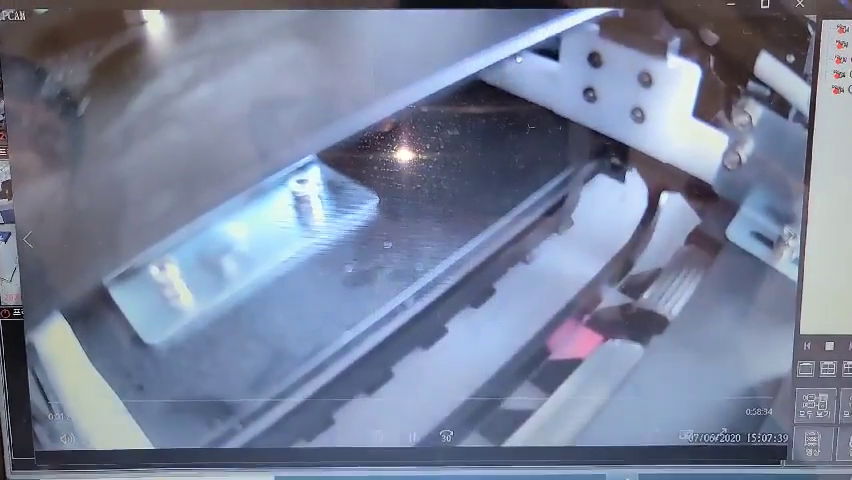
#> input picture frame 31 of Projects/논문자료/동영상자료/기존장비영상.mp4, 852 x 480 px, given in place of traffic.mp4, which was not available
$ python lecture10-3.py
#> lines starting #> are read from the running program, lines starting #| are printed output that depends on the picture; pictures that were not available may be replaced by others from this repository, and a replacement may not be noted
import cv2
import numpy as np


def display_flow(img, flow, stride=40):
    for index in np.ndindex(flow[::stride, ::stride].shape[:2]):
        pt1 = tuple(i*stride for i in index)
        delta = flow[pt1].astype(np.int32)[::-1]
        pt2 = tuple(pt1 + 10*delta)
        if 2 <= cv2.norm(delta) <= 10:
            cv2.arrowedLine(img, pt1[::-1], pt2[::-1], (0,0,255), 5, cv2.LINE_AA, 0, 0.4)


    norm_opt_flow = np.linalg.norm(flow, axis=2)
    norm_opt_flow = cv2.normalize(norm_opt_flow, None, 0, 1, cv2.NORM_MINMAX)

    cv2.imshow('optical flow', img)
    cv2.imshow('optical flow magnitude', norm_opt_flow)
    k = cv2.waitKey(1)

    if k == 27:
        return 1
    else:
        return 0

cap = cv2.VideoCapture('./traffic.mp4')
_, prev_frame = cap.read()
#> prev_frame is the input picture: shape (480, 852, 3); mean B, G, R 155.8, 131.5, 121.3

prev_frame = cv2.cvtColor(prev_frame, cv2.COLOR_BGR2GRAY)
#> prev_frame: shape (480, 852)
prev_frame = cv2.resize(prev_frame, (0,0), None, 0.5, 0.5)
#> prev_frame: shape (240, 426)
init_flow = True

while True:
    status_cap, frame = cap.read()
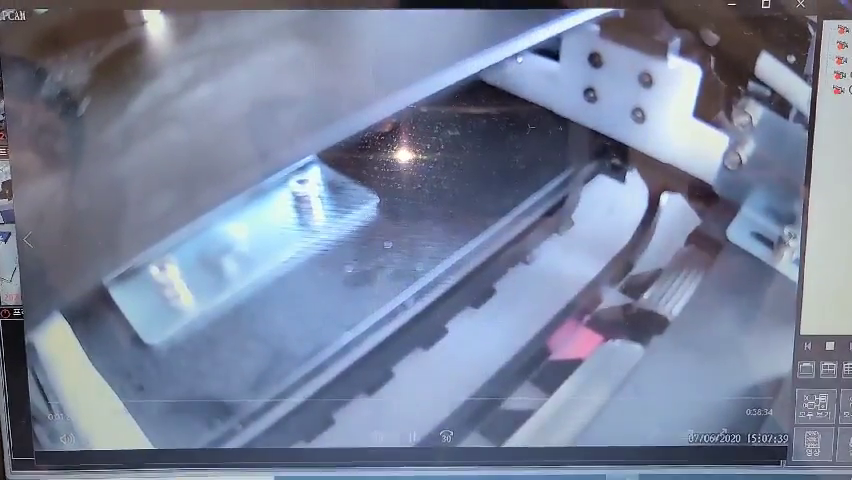
#> input picture frame 32 of Projects/논문자료/동영상자료/기존장비영상.mp4, 852 x 480 px, given in place of traffic.mp4, which was not available
#> frame is the input picture: shape (480, 852, 3); mean B, G, R 155.7, 131.4, 121.1
    frame = cv2.resize(frame, (0,0), None, 0.5,0.5)
#> frame: shape (240, 426, 3)
    if not status_cap:
        break;
    gray = cv2.cvtColor(frame, cv2.COLOR_BGR2GRAY)
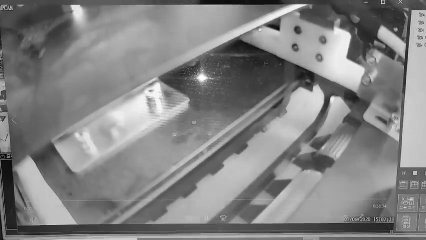
#> gray: shape (240, 426); min 5, max 254, mean 131.2

    if init_flow:
        opt_flow = cv2.calcOpticalFlowFarneback(prev_frame, gray, None, 0.5,5,13,10,5,1.1, cv2.OPTFLOW_FARNEBACK_GAUSSIAN)
        init_flow = False
    else:
        opt_flow = cv2.calcOpticalFlowFarneback(prev_frame, gray, opt_flow, 0.5,5,13,10,5,1.1, cv2.OPTFLOW_USE_INITIAL_FLOW)

    prev_frame = np.copy(gray)

    if display_flow(frame, opt_flow):
#> the loop in display_flow, `for index in np.ndindex(flow[::stride, ::stride].shape[:2]):` made 66 passes
#> (delta, pt2) on passes 2 to 13: ([0, 0], (0, 40)), ([0, 0], (0, 80)), ([0, 0], (0, 120)), ([0, 0], (0, 160)), ([0, 0], (0, 200)), ([0, -1], (0, 230)), ([0, 0], (0, 280)), ([0, 0], (0, 320)), ([0, 0], (0, 360)), ([0, 0], (0, 400)), ([0, 0], (40, 0)), ([0, 0], (40, 40))
#> pt2 on pass 1: (0, 0)
#> after the loop in display_flow, `for index in np.ndindex(flow[::stride, ::stride].shape[:2]):`:
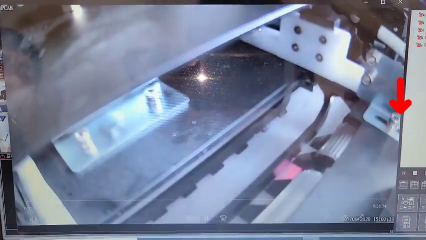
#> img: shape (240, 426, 3); mean B, G, R 155.3, 131.1, 121.8
#> in display_flow, `norm_opt_flow = np.linalg.norm(flow, axis=2)`:
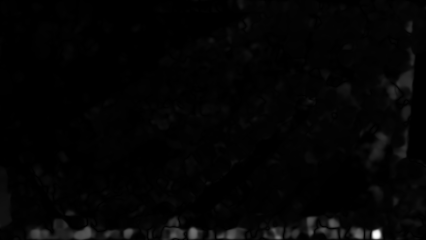
#> norm_opt_flow: shape (240, 426) float32; min 5.16e-11, max 25.11, mean 0.4; drawn with min black and max white
#> (key Esc is pressed here)
        break

cv2.destroyAllWindows()

cap.set(cv2.CAP_PROP_POS_FRAMES, 0)
_, prev_frame = cap.read()
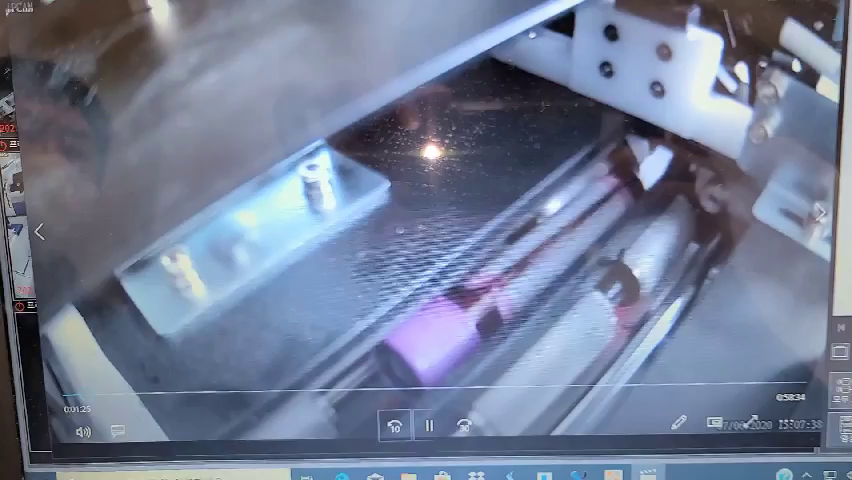
#> input picture frame 0 of Projects/논문자료/동영상자료/기존장비영상.mp4, 852 x 480 px, given in place of traffic.mp4, which was not available
#> prev_frame is the input picture: shape (480, 852, 3); mean B, G, R 150, 125.5, 114.6

prev_frame = cv2.cvtColor(prev_frame, cv2.COLOR_BGR2GRAY)
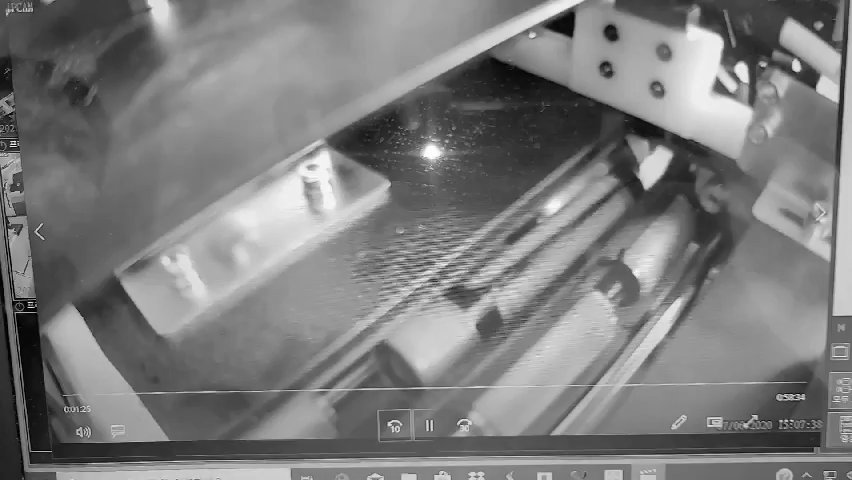
#> prev_frame: shape (480, 852); min 0, max 254, mean 125
prev_frame = cv2.resize(prev_frame, (0,0), None, 0.5,0.5)
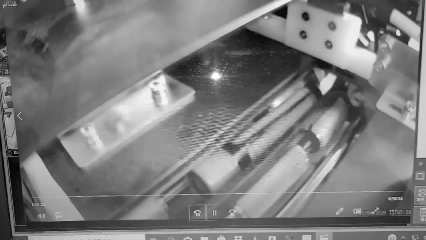
#> prev_frame: shape (240, 426); min 1, max 254, mean 125.1

#> (the run stopped early here; a loop or call above may not have finished)

$ run again, starting later in the video
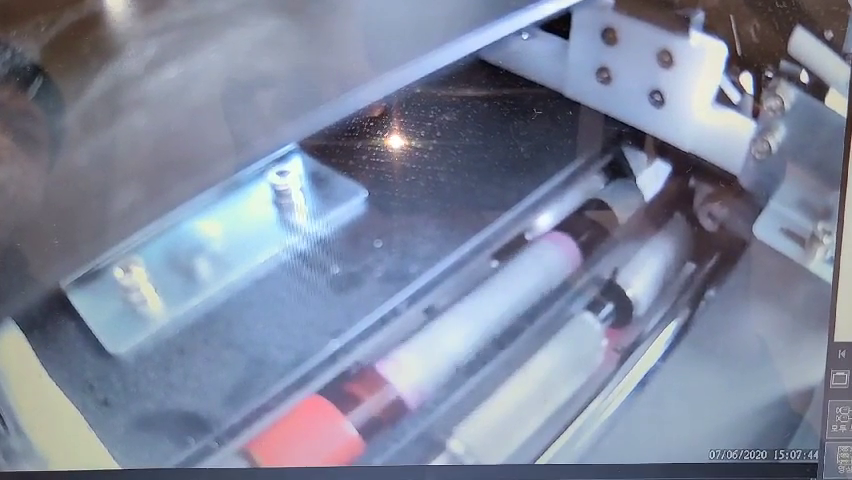
#> input picture frame 142 of Projects/논문자료/동영상자료/기존장비영상.mp4, 852 x 480 px, given in place of traffic.mp4, which was not available
#> prev_frame is the input picture: shape (480, 852, 3); mean B, G, R 157.1, 135.9, 127.8
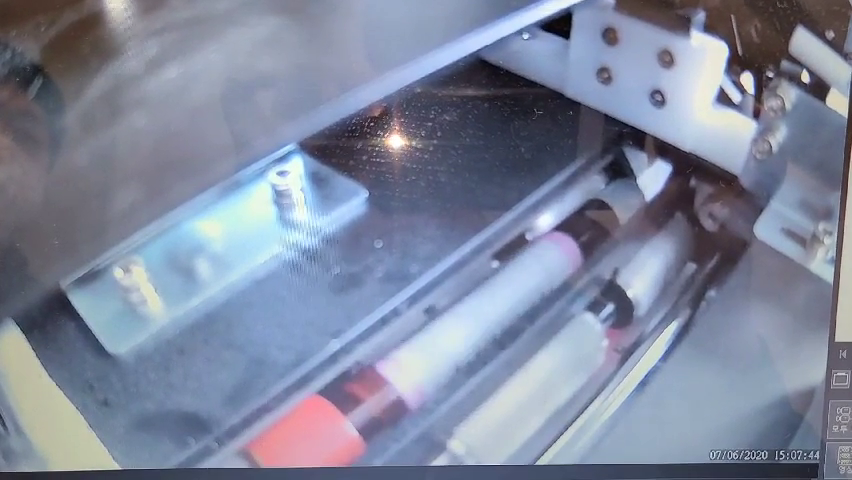
#> input picture frame 143 of Projects/논문자료/동영상자료/기존장비영상.mp4, 852 x 480 px, given in place of traffic.mp4, which was not available
#> frame is the input picture: shape (480, 852, 3); mean B, G, R 157.1, 136, 127.9
#> frame: shape (240, 426, 3)
#> the loop in display_flow, `for index in np.ndindex(flow[::stride, ::stride].shape[:2]):` made 66 passes
#> (delta, pt2) on passes 2 to 9: ([0, 0], (0, 40)), ([0, 0], (0, 80)), ([0, 0], (0, 120)), ([0, 0], (0, 160)), ([0, 0], (0, 200)), ([0, 0], (0, 240)), ([0, 0], (0, 280)), ([0, 0], (0, 320))
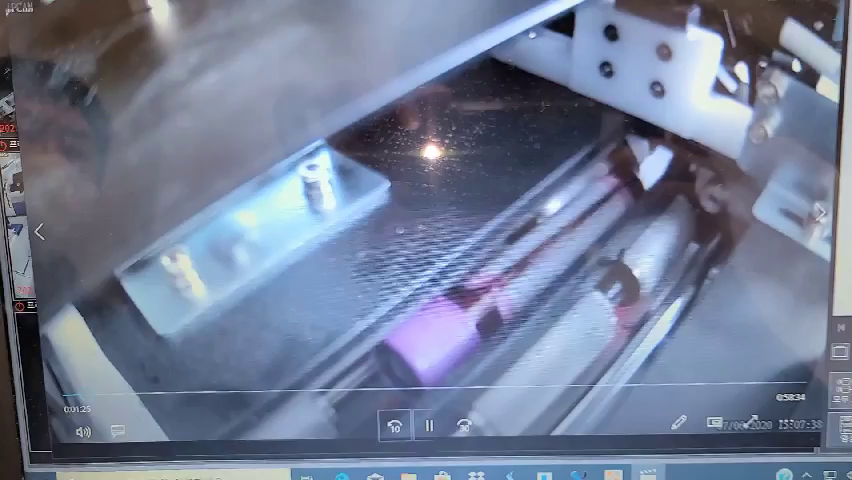
#> input picture frame 0 of Projects/논문자료/동영상자료/기존장비영상.mp4, 852 x 480 px, given in place of traffic.mp4, which was not available
#> prev_frame is the input picture: shape (480, 852, 3); mean B, G, R 150, 125.5, 114.6

$ run again, starting later in the video
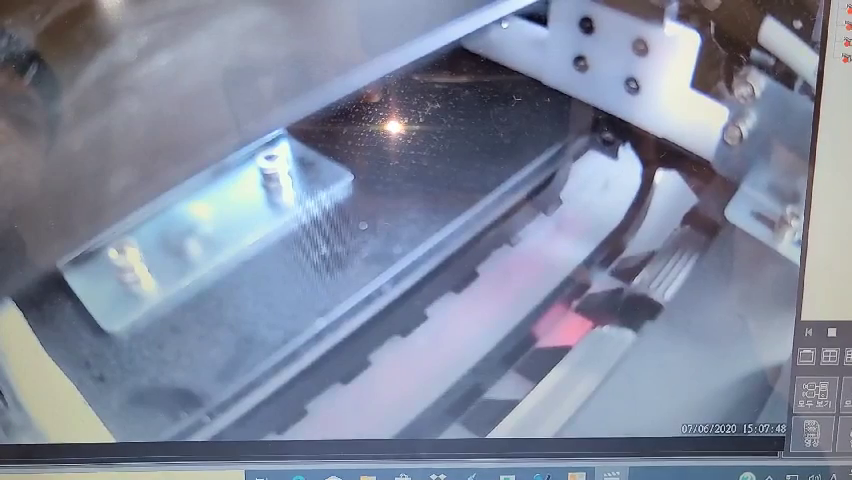
#> input picture frame 252 of Projects/논문자료/동영상자료/기존장비영상.mp4, 852 x 480 px, given in place of traffic.mp4, which was not available
#> prev_frame is the input picture: shape (480, 852, 3); mean B, G, R 158, 137.8, 129.4
#> frame: shape (240, 426, 3)
#> the loop in display_flow, `for index in np.ndindex(flow[::stride, ::stride].shape[:2]):` made 66 passes
#> (delta, pt2) on passes 2 to 9: ([0, 0], (0, 40)), ([0, 0], (0, 80)), ([0, 0], (0, 120)), ([0, 0], (0, 160)), ([0, 0], (0, 200)), ([0, 0], (0, 240)), ([0, 0], (0, 280)), ([0, 0], (0, 320))
#> in display_flow, `norm_opt_flow = np.linalg.norm(flow, axis=2)`:
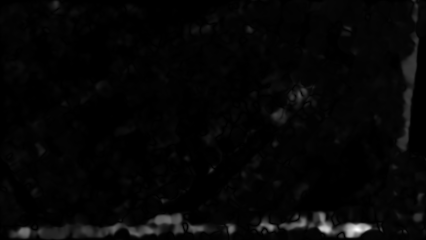
#> norm_opt_flow: shape (240, 426) float32; min 1.96e-09, max 12.98, mean 0.315; drawn with min black and max white
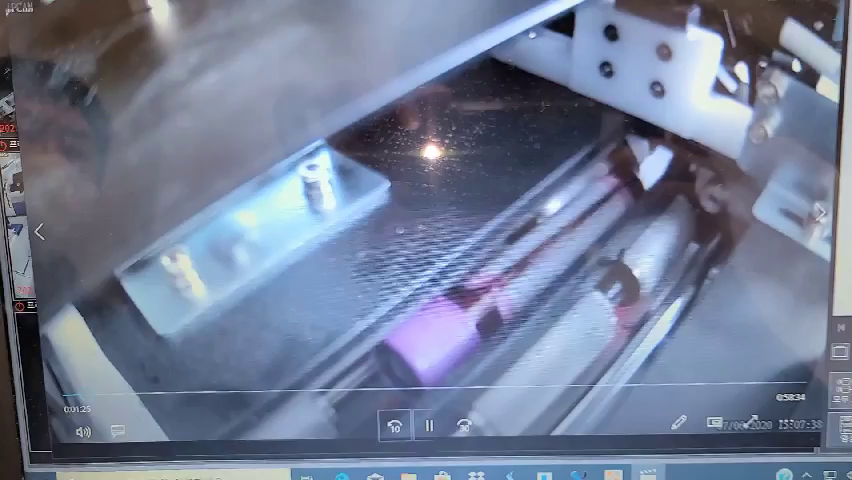
#> input picture frame 0 of Projects/논문자료/동영상자료/기존장비영상.mp4, 852 x 480 px, given in place of traffic.mp4, which was not available
#> prev_frame is the input picture: shape (480, 852, 3); mean B, G, R 150, 125.5, 114.6
